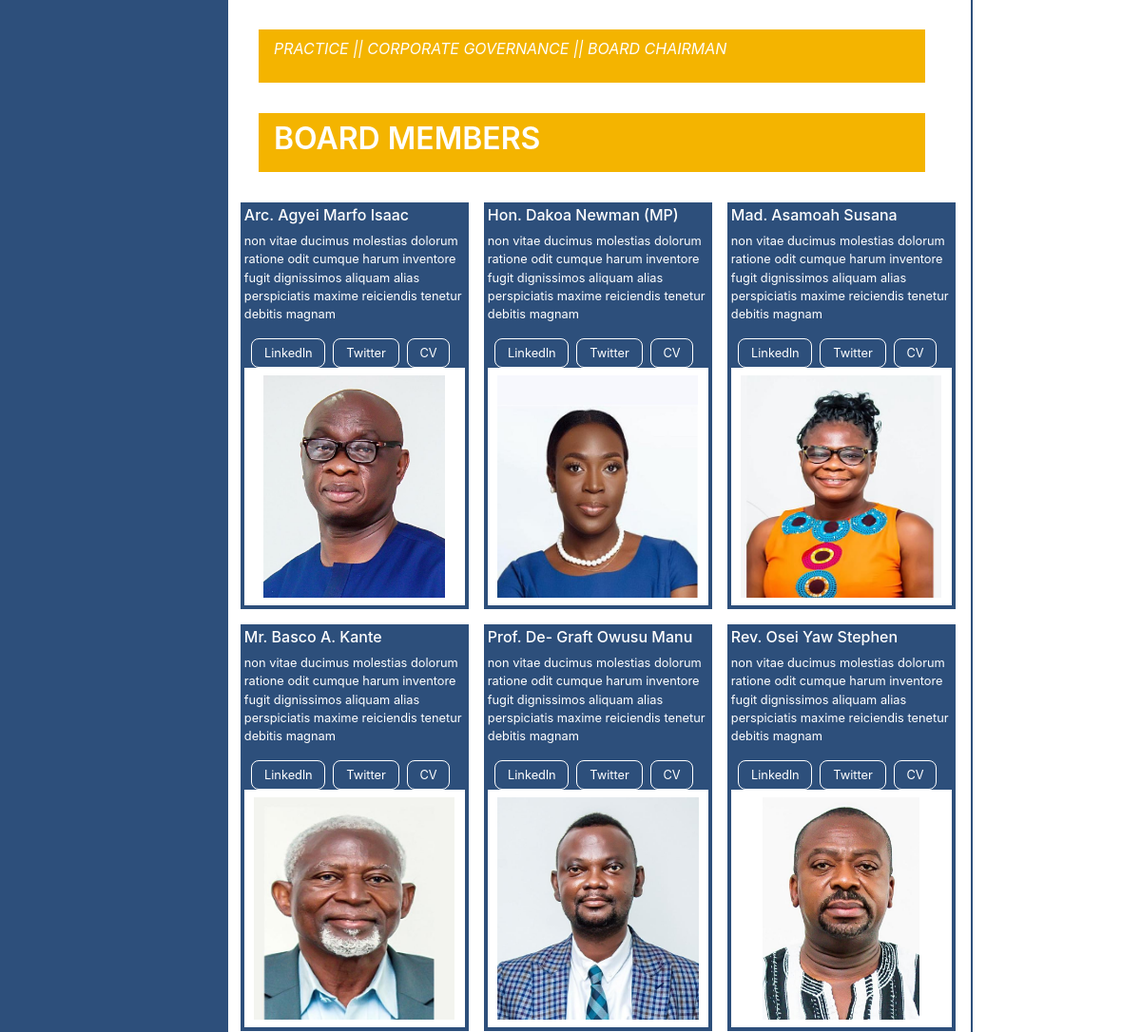
Page /practice/corporate-governance/ (middle part) on the earlier database version.
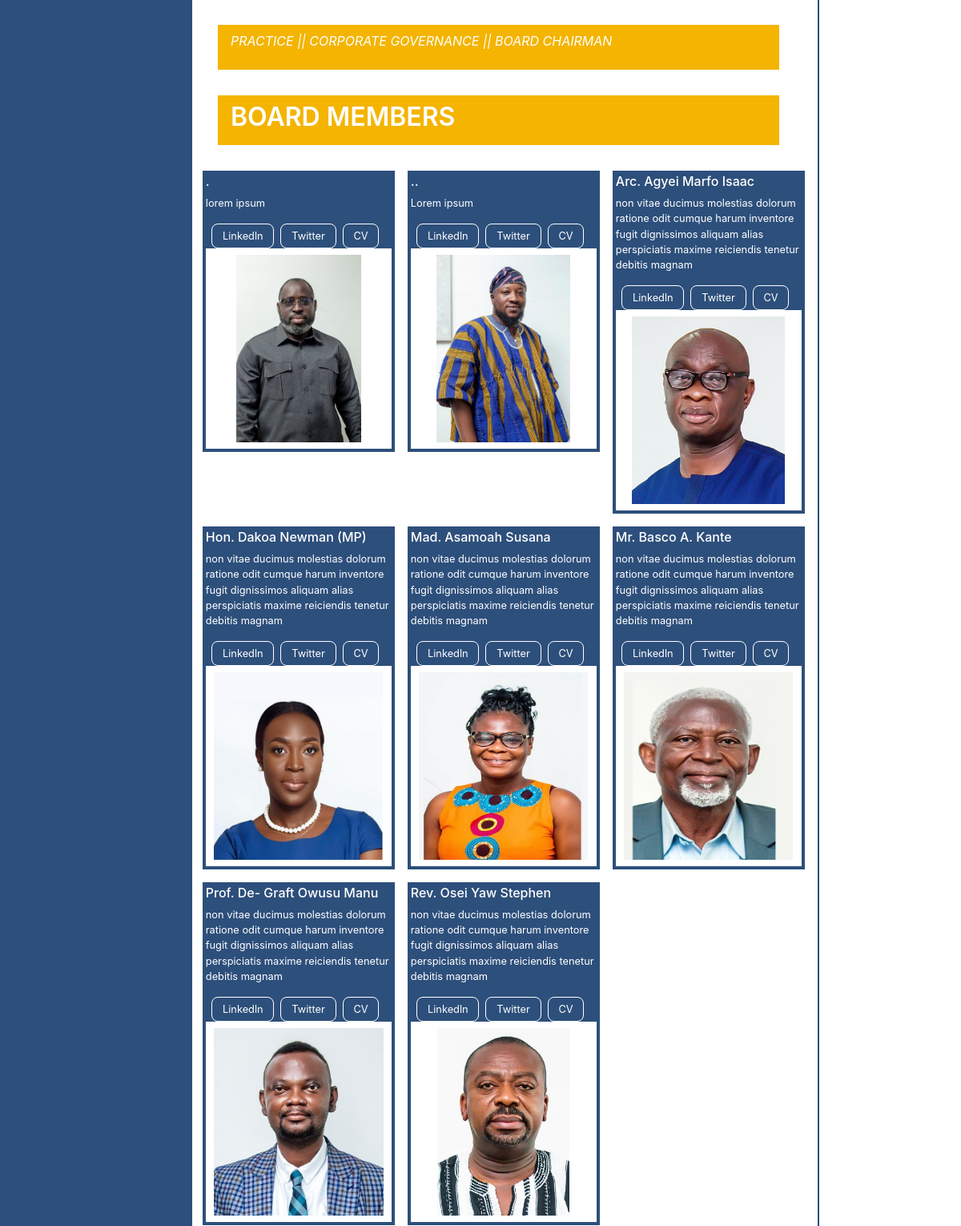
Same page on the later database version.
### frontend/models.py (models this page shows, shortened)
class ImageOptimizeMixin:
    IMAGE_MAX_SIZE = (1200, 1200)
    IMAGE_QUALITY = 85

class BoardMember(models.Model, ImageOptimizeMixin):
    name = models.CharField(max_length=150)
    image = models.ImageField(upload_to="board_members/", default="default.jpg")
    position = models.CharField(max_length=255, default="Board Member")
    about = models.TextField()
    linkedin = models.URLField(blank=True, null=True)
    twitter = models.URLField(blank=True, null=True)
    created_at = models.DateTimeField(auto_now_add=True)
    class Meta:
        ordering = ["name"]

### frontend/views.py (the view)
class CorporateGovernaceView(View):
    def get(self, request):
        board_members = BoardMember.objects.all()
        context = {"title": "Corporate Governance", "board_members": board_members}
        return render(request, "frontend/corporate_governance.html", context)

### templates/frontend/corporate_governance.html (shortened to what this page needs)
{% extends 'base.html' %} {% load static %} {% block content %}
<section id="ministy-work" class="sector">
    <article class="grid__span">
        <div class="sector__headline padding">
            <p>Practice || Corporate Governance || Board Chairman</p>
        </div>
        <div id="sector" class="sector__headline padding">
            <h4>Board Members</h4>
        </div>
        <section id="members" class="sector__board-wrapper">
            {% for board_member in board_members %}
            <section class="sector__board-members">
                <div class="sector__board-members-text">
                    <h3>{{ board_member.name }}</h3>
                    <p>{{ board_member.about }}</p>
                    <div class="sector__board-member-links">
                        <a
                            class="link__button"
                            href="{{ board_member.linkedin_url }}"
                            >Linkedln</a
                        >
                        <a
                            class="link__button"
                            href="{{ board_member.twitter_url }}"
                            >Twitter</a
                        >
                        <a
                            class="link__button"
                            href="{% url 'board_member' board_member.pk %}"
                            >CV</a
                        >
                    </div>
                </div>
                <img src="{{ board_member.image.url }}" alt="board Member" />
            </section>
            {% endfor %}
        </section>
    </article>
    <aside class="sector__aside">
    </aside>
</section>
{% endblock content %}

Differences in the rows shown:
added BoardMember: name ".", about "lorem ipsum", image (picture)
added BoardMember: name "..", about "Lorem ipsum", image (picture)
